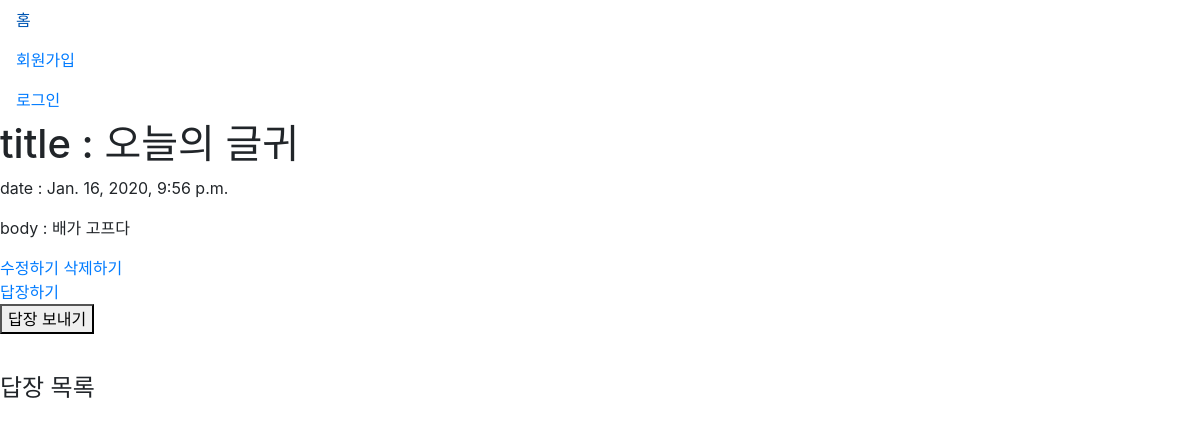
Before: /myapp/read/1 with the older database file.
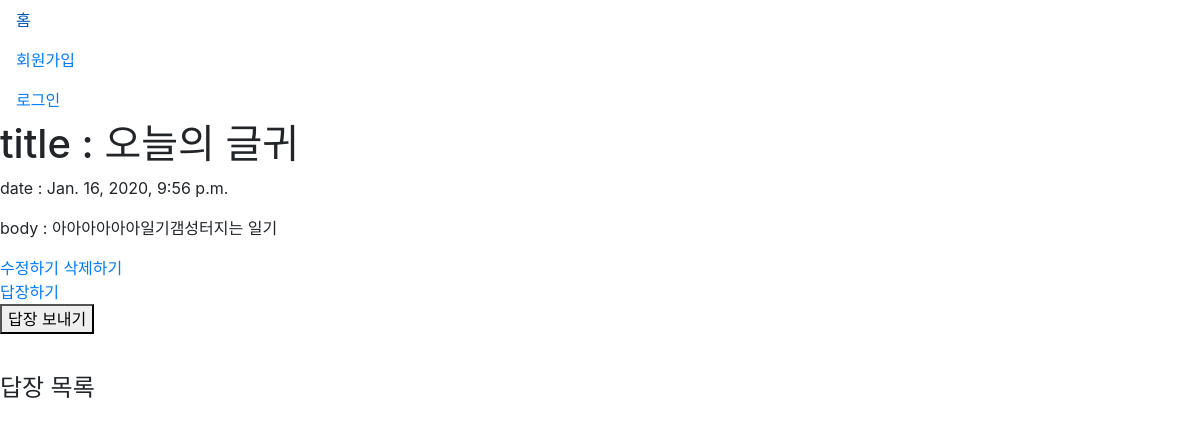
After: the same page with the newer database file.
### myapp/models.py (models this page shows, shortened)
class Letter(models.Model):
    title = models.CharField(max_length=50)
    pub_date = models.DateTimeField(auto_now_add=True)
    body = models.TextField(max_length=200)

### myapp/views.py (the view)
# urls.py: path('read/<int:letter_id>', views.read, name = 'read'),
def read(request, letter_id):
    letter_detail = get_object_or_404(Letter, pk = letter_id)
    return render(request, 'myapp/read.html', {'letter':letter_detail})

### myapp/templates/myapp/read.html (shortened to what this page needs)
{% extends 'base.html' %}
{% block content %}
<h1>title : {{letter.title}}</h1>
<p>date : {{letter.pub_date}}</p>
<p>body : {{letter.body}}</p>
<a href="{% url 'letterupdate' letter.id %}">수정하기</a>
<a href="{% url 'letterdelete' letter.id %}" onclick="return confirm('정말 삭제하시겠습니까?')">삭제하기</a>
<a href="{% url 'commentcreate' letter.id %}">답장하기</a>
<form method='POST'>
    <button type='submit'>답장 보내기</button>
</form>
<h4>답장 목록</h4>
{% endblock %}

### mysite/templates/base.html (shortened to what this page needs)
{% load bootstrap4 %}
{% bootstrap_css %}
<a class="nav-item nav-link" href="{% url 'home' %}">홈</a>
{% if user.is_authenticated %}
         <a class="nav-link dropdown-toggle" id="navbarDropdown" role="button" data-toggle="dropdown"
             aria-haspopup="true" aria-expanded="false">환영합니다. {{ user.username }} 님!</a>
         <div class="dropdown-menu" aria-labelledby="navbarDropdown">
           <a class="dropdown-item" href="javascript:{document.getElementById('logout').submit()}">로그아웃</a>
           <form id="logout" method="POST" action="{% url 'logout' %}">
             {% csrf_token %} <input type="hidden" />
           </form>
         </div>
{% else %}
     <a class="nav-item nav-link" href="{% url 'signup' %}">회원가입</a>
     <a class="nav-item nav-link" href="{% url 'login' %}">로그인</a>
{% endif %}
{% block content %}
{% endblock %}

Changed rows visible on the page:
changed Letter "오늘의 글귀": body "배가 고프다" → "아아아아아아일기갬성터지는 일기"
